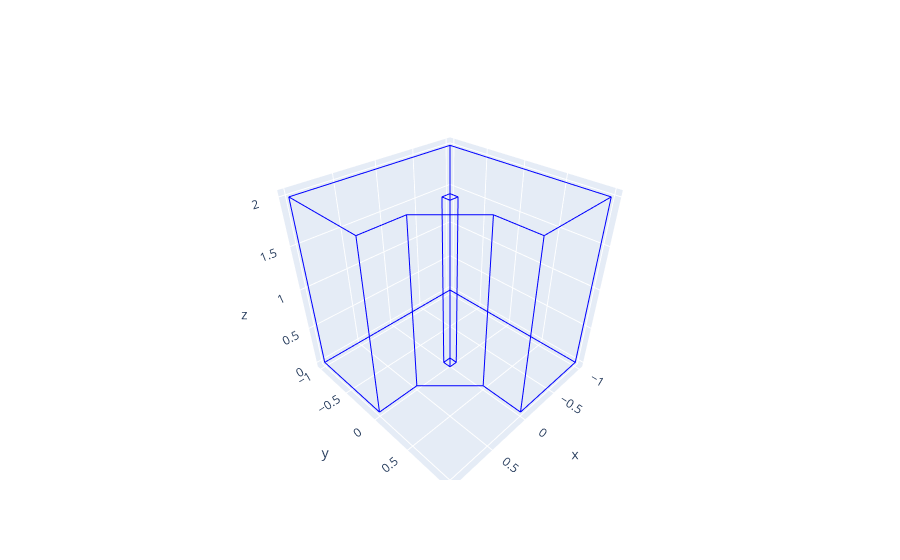

Notebook code for this chart:
### Code cell
from nebula.workplane import Workplane
from nebula.render.visualization import show

profile = (
    Workplane.init("XY")
    .rect(2, 2, centered=True)
    .rect(0.1, 0.1, centered=True)

    # clockwise validation test
    # .polyline([(0.5, 0, 0), (0, 0.5, 0), (0, 2, 0), (2, 2, 0), (2, 0, 0)])

    .polyline([(2, 0, 0), (2, 2, 0), (0, 2, 0), (0, 0.5, 0), (0.5, 0, 0)])

    .close()
    .extrude(2)
)
profile.plot()

### Figure 1 — Plotly figure (JSON) as saved in the notebook; plotly's stock layout.template omitted (floating-point values rounded to 4 significant figures; data arrays with more than 128 entries replaced by an {"elided": "..."} marker saying what was removed)
{"data": [{"line": {"color": "blue", "width": 2}, "mode": "lines", "type": "scatter3d", "x": {"elided": "198 float values"}, "y": {"elided": "198 float values"}, "z": {"elided": "198 int values"}}], "layout": {"scene": {"aspectmode": "data"}}}
